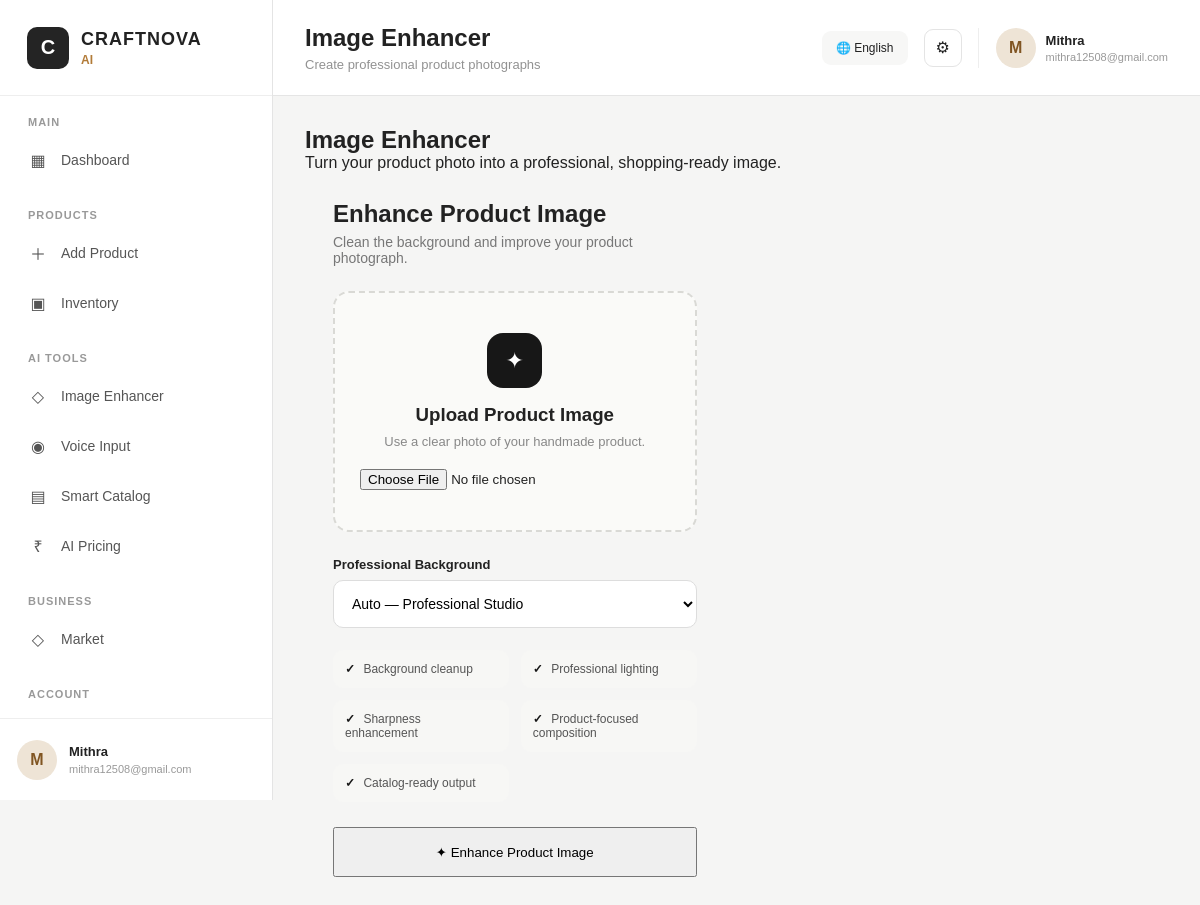
The app's page /image-enhancer (signed in) with its own data.
### tables this page shows
CREATE TABLE users (
            id INTEGER PRIMARY KEY AUTOINCREMENT,
            name TEXT NOT NULL,
            email TEXT UNIQUE NOT NULL,
            password TEXT NOT NULL,
            language TEXT DEFAULT 'English',
            craft_category TEXT,
            business_name TEXT
        );

### app.py (the view, shortened to what this page needs)
@app.route(
    "/image-enhancer",
    methods=["GET", "POST"]
)
def image_enhancer():
    if "user_id" not in session:
        return redirect(
            url_for("login")
        )
    return render_template(
        "image_enhancer.html",
        active_page="image_enhancer",
        page_title="Image Enhancer",
        page_subtitle="Create professional product photographs"
    )

### app.py (called while the page is built)
@app.context_processor
def inject_global_data():
    language = "English"
    current_user = None
    if "user_id" in session:
        current_user = get_user_by_id(
            session["user_id"]
        )
        if current_user:
            if current_user[4]:
                language = current_user[4]
    def t(text):
        return translate(
            text,
            language
        )
    return {
        "t": t,
        "current_language": language,
        "current_user": current_user
    }

### database/database.py (called while the page is built)
def get_connection():
    return sqlite3.connect(DATABASE_PATH)

def get_user_by_id(user_id):
    connection = get_connection()
    cursor = connection.cursor()
    cursor.execute("""
        SELECT *
        FROM users
        WHERE id = ?
    """, (user_id,))
    user = cursor.fetchone()
    connection.close()
    return user

### models/language.py (called while the page is built)
def translate(key, language="English"):
    language = language if language in TRANSLATIONS else "English"
    if key in TRANSLATIONS[language]:
        return TRANSLATIONS[language][key]
    if key in TRANSLATIONS["English"]:
        return TRANSLATIONS["English"][key]
    return key

### templates/image_enhancer.html (shortened to what this page needs)
{% extends "base.html" %}
{% block content %}
<div class="page-header">
    <div>
        <h1>Image Enhancer</h1>
        <p>
            Turn your product photo into a professional,
            shopping-ready image.
        </p>
    </div>
</div>
<div class="enhancer-layout">
    <div class="card enhancer-card">
        <div class="card-header">
            <div>
                <h2>Enhance Product Image</h2>
                <p>
                    Clean the background and improve
                    your product photograph.
                </p>
            </div>
        </div>
        <form
            method="POST"
            enctype="multipart/form-data"
        >
            <div class="upload-box">
                <div class="upload-icon">
                    ✦
                </div>
                <h3>
                    Upload Product Image
                </h3>
                <p>
                    Use a clear photo of your handmade product.
                </p>
                <input
                    type="file"
                    name="image"
                    accept="image/png,image/jpeg,image/webp"
                    required
                >
            </div>
            <div class="form-section">
                <label>
                    Professional Background
                </label>
                <select
                    name="background_style"
                >
                    <option value="auto">
                        Auto — Professional Studio
                    </option>
                </select>
            </div>
            <div class="enhancer-features">
                <div>
                    <span>✓</span>
                    Background cleanup
                </div>
                <div>
                    <span>✓</span>
                    Professional lighting
                </div>
                <div>
                    <span>✓</span>
                    Sharpness enhancement
                </div>
                <div>
                    <span>✓</span>
                    Product-focused composition
                </div>
                <div>
                    <span>✓</span>
                    Catalog-ready output
                </div>
            </div>
            <button
                type="submit"
                class="btn btn-primary enhancer-button"
            >
                ✦ Enhance Product Image
            </button>
        </form>
    </div>
</div>
{% endblock %}

### templates/base.html (shortened to what this page needs)
<!DOCTYPE html>
<html lang="en">
<head>
    <link rel="stylesheet"
          href="{{ url_for('static', filename='css/style.css') }}">
</head>
<body>
<div class="app-shell">
    <aside class="sidebar">
        <div class="brand">
            <div class="brand-logo">
                C
            </div>
            <div>
                <div class="brand-name">
                    CRAFTNOVA
                </div>
                <div class="brand-ai">
                    AI
                </div>
            </div>
        </div>
        <div class="sidebar-scroll">
            <div class="nav-section">
                <div class="nav-title">
                    MAIN
                </div>
                <a href="{{ url_for('dashboard') }}"
                   class="nav-item {% if active_page == 'dashboard' %}active{% endif %}">
                    <span class="nav-icon">▦</span>
                    <span>{{ t("Dashboard") }}</span>
                </a>
            </div>
            <div class="nav-section">
                <div class="nav-title">
                    PRODUCTS
                </div>
                <a href="{{ url_for('add_product_page') }}"
                   class="nav-item {% if active_page == 'add-product' %}active{% endif %}">
                    <span class="nav-icon">＋</span>
                    <span>{{ t("Add Product") }}</span>
                </a>
                <a href="{{ url_for('inventory') }}"
                   class="nav-item {% if active_page == 'inventory' %}active{% endif %}">
                    <span class="nav-icon">▣</span>
                    <span>{{ t("Inventory") }}</span>
                </a>
            </div>
            <div class="nav-section">
                <div class="nav-title">
                    AI TOOLS
                </div>
                <a href="{{ url_for('image_enhancer') }}"
                   class="nav-item {% if active_page == 'image-enhancer' %}active{% endif %}">
                    <span class="nav-icon">◇</span>
                    <span>{{ t("Image Enhancer") }}</span>
                </a>
                <a href="{{ url_for('voice_input') }}"
                   class="nav-item {% if active_page == 'voice-input' %}active{% endif %}">
                    <span class="nav-icon">◉</span>
                    <span>{{ t("Voice Input") }}</span>
                </a>
                <a href="{{ url_for('catalog') }}"
                   class="nav-item {% if active_page == 'catalog' %}active{% endif %}">
                    <span class="nav-icon">▤</span>
                    <span>{{ t("Smart Catalog") }}</span>
                </a>
                <a href="{{ url_for('pricing') }}"
                   class="nav-item {% if active_page == 'pricing' %}active{% endif %}">
                    <span class="nav-icon">₹</span>
                    <span>{{ t("AI Pricing") }}</span>
                </a>
            </div>
            <div class="nav-section">
                <div class="nav-title">
                    BUSINESS
                </div>
                <a href="{{ url_for('market') }}"
                   class="nav-item {% if active_page == 'market' %}active{% endif %}">
                    <span class="nav-icon">◇</span>
                    <span>{{ t("Market") }}</span>
                </a>
            </div>
            <div class="nav-section">
                <div class="nav-title">
                    ACCOUNT
                </div>
                <a href="{{ url_for('settings') }}"
                   class="nav-item {% if active_page == 'settings' %}active{% endif %}">
                </a>
            </div>
        </div>
        {% if current_user %}
        <div class="sidebar-user">
            <div class="avatar">
                {{ current_user[1][0]|upper }}
            </div>
            <div class="sidebar-user-info">
                <strong>
                    {{ current_user[1] }}
                </strong>
                <span>
                    {{ current_user[2] }}
                </span>
            </div>
        </div>
        {% endif %}
    </aside>
    <main class="main-area">
        <header class="topbar">
            <div>
                <h1>
                    {% if page_title %}
                        {{ t(page_title) }}
                    {% else %}
                        {{ t("Dashboard") }}
                    {% endif %}
                </h1>
                <p>
                    {% if page_subtitle %}
                        {{ t(page_subtitle) }}
                    {% else %}
                        Welcome to CRAFTNOVA AI
                    {% endif %}
                </p>
            </div>
            <div class="topbar-right">
                <div class="language-pill">
                    🌐 {{ current_language }}
                </div>
                <a href="{{ url_for('settings') }}"
                   class="settings-button">
                    ⚙
                </a>
                {% if current_user %}
                <div class="top-user">
                    <div class="top-avatar">
                        {{ current_user[1][0]|upper }}
                    </div>
                    <div>
                        <strong>
                            {{ current_user[1] }}
                        </strong>
                        <span>
                            {{ current_user[2] }}
                        </span>
                    </div>
                </div>
                {% endif %}
            </div>
        </header>
        <section class="page-area">
            {% block content %}
            {% endblock %}
        </section>
    </main>
</div>
</body>
</html>

### static/css/style.css (style rules this page uses)
* { box-sizing: border-box; margin: 0; padding: 0; }
body { font-family: Arial, Helvetica, sans-serif; background: #f5f5f4; color: #222; }
a { text-decoration: none; color: inherit; }
.app-shell { display: flex; min-height: 100vh; }
.sidebar { width: 273px; height: 100vh; position: fixed; left: 0; top: 0; background: #ffffff; border-right: 1px solid #e4e4e4; display: flex; flex-direction: column; z-index: 20; }
.brand { height: 96px; display: flex; align-items: center; gap: 12px; padding: 0 27px; border-bottom: 1px solid #eeeeee; }
.brand-logo { width: 42px; height: 42px; border-radius: 10px; background: #242424; color: white; display: flex; justify-content: center; align-items: center; font-size: 20px; font-weight: bold; }
.brand-name { font-size: 18px; font-weight: 800; letter-spacing: 1px; }
.brand-ai { margin-top: 3px; color: #b27b38; font-size: 12px; font-weight: bold; }
.sidebar-scroll { flex: 1; overflow-y: auto; padding: 20px 14px; }
.nav-section { margin-bottom: 26px; }
.nav-title { font-size: 11px; font-weight: 700; color: #999; letter-spacing: 1px; padding: 0 14px; margin-bottom: 9px; }
.nav-item { height: 46px; margin-bottom: 4px; padding: 0 15px; border-radius: 9px; display: flex; align-items: center; gap: 14px; color: #555; font-size: 14px; transition: all .2s ease; }
.nav-icon { width: 18px; text-align: center; font-size: 16px; }
.sidebar-user { height: 82px; border-top: 1px solid #eeeeee; padding: 15px 17px; display: flex; align-items: center; gap: 12px; }
.avatar, .top-avatar { border-radius: 50%; display: flex; justify-content: center; align-items: center; font-weight: 700; }
.avatar { width: 40px; height: 40px; background: #eee4d6; color: #805522; }
.sidebar-user-info { min-width: 0; display: flex; flex-direction: column; }
.sidebar-user-info strong { font-size: 13px; }
.sidebar-user-info span { margin-top: 4px; color: #999; font-size: 11px; white-space: nowrap; overflow: hidden; text-overflow: ellipsis; }
.main-area { margin-left: 273px; width: calc(100% - 273px); min-height: 100vh; }
.topbar { height: 96px; background: #fff; border-bottom: 1px solid #e5e5e5; padding: 0 32px; display: flex; justify-content: space-between; align-items: center; }
.topbar h1 { font-size: 24px; margin-bottom: 5px; }
.topbar p { color: #929292; font-size: 13px; }
.topbar-right { display: flex; align-items: center; gap: 16px; }
.language-pill { padding: 10px 14px; background: #f7f7f6; border-radius: 9px; font-size: 12px; }
.settings-button { width: 38px; height: 38px; border: 1px solid #e4e4e4; border-radius: 9px; display: flex; align-items: center; justify-content: center; }
.top-user { border-left: 1px solid #eeeeee; padding-left: 17px; display: flex; align-items: center; gap: 10px; }
.top-avatar { width: 40px; height: 40px; background: #eee4d6; color: #805522; }
.top-user div:last-child { display: flex; flex-direction: column; }
.top-user strong { font-size: 13px; }
.top-user span { margin-top: 3px; color: #999; font-size: 11px; }
.page-area { padding: 30px 32px 45px; }

### templates/image_enhancer.html (style rules this page uses)
.enhancer-layout { display: grid; grid-template-columns: minmax(0, 1fr) minmax(0, 1fr); gap: 24px; }
.enhancer-card, .result-card { padding: 28px; }
.card-header { display: flex; justify-content: space-between; align-items: flex-start; margin-bottom: 25px; }
.card-header h2 { margin: 0 0 6px; }
.card-header p { margin: 0; color: #777; font-size: 14px; }
.upload-box { border: 2px dashed #d9d9d5; border-radius: 16px; padding: 40px 25px; text-align: center; background: #fafaf8; margin-bottom: 25px; }
.upload-icon { width: 55px; height: 55px; border-radius: 16px; background: #171717; color: white; display: flex; align-items: center; justify-content: center; margin: 0 auto 16px; font-size: 22px; }
.upload-box h3 { margin-bottom: 8px; }
.upload-box p { color: #888; font-size: 13px; margin-bottom: 20px; }
.upload-box input { width: 100%; }
.form-section { margin-bottom: 22px; }
.form-section label { display: block; font-weight: 600; font-size: 13px; margin-bottom: 8px; }
.form-section select { width: 100%; height: 48px; border: 1px solid #ddd; border-radius: 10px; padding: 0 14px; background: white; font-size: 14px; }
.enhancer-features { display: grid; grid-template-columns: 1fr 1fr; gap: 12px; margin-bottom: 25px; }
.enhancer-features div { padding: 12px; border-radius: 10px; background: #f7f7f5; color: #555; font-size: 12px; }
.enhancer-features span { color: #171717; font-weight: 700; margin-right: 5px; }
.enhancer-button { width: 100%; height: 50px; }

### records on screen
users: name "M", name "Mithra", email "mithra12508@gmail.com", language "English"

### other values on screen
{{ t("Dashboard") }} "Dashboard"
{{ t("Add Product") }} "Add Product"
{{ t("Inventory") }} "Inventory"
{{ t("Image Enhancer") }} "Image Enhancer"
{{ t("Voice Input") }} "Voice Input"
{{ t("Smart Catalog") }} "Smart Catalog"
{{ t("AI Pricing") }} "AI Pricing"
{{ t("Market") }} "Market"
{{ t(page_title) }} "Image Enhancer"
{{ t(page_subtitle) }} "Create professional product photographs"
